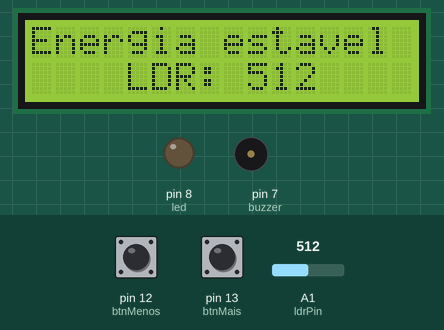
This sketch was run on a simulated Arduino Uno, built with avr-gcc and run on an emulated ATmega328P. On the bench: 16×2 character LCD, output pins drawn as LEDs (lit = HIGH), buzzer (waves = sounding). The test bench sets the inputs (shaded band); at power-on: A1 (ldrPin) = 512, pin 13 (btnMais) HIGH, pin 12 (btnMenos) HIGH. What the sketch prints to the serial monitor is not drawn.

Above: at 1.7 s.
1.8 s: A1 (ldrPin) set to 214
At 2.5 s:
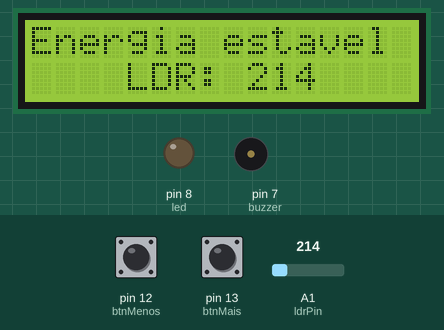
3.4 s: A1 (ldrPin) set to 182
At 4.4 s:
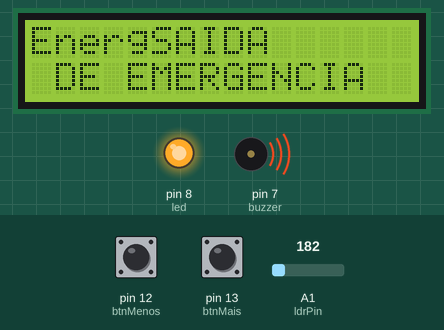
4.9 s: pin 13 (btnMais) pulled LOW for 0.15 s
At 5.6 s:
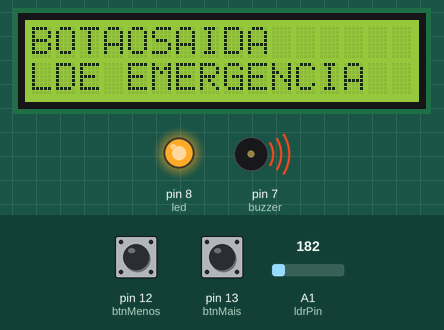
6.6 s: pin 12 (btnMenos) pulled LOW for 0.15 s
At 6.75 s:
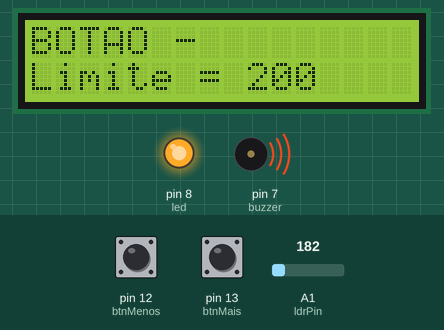
8.3 s: pin 12 (btnMenos) pulled LOW for 1 s
At 9.7 s:
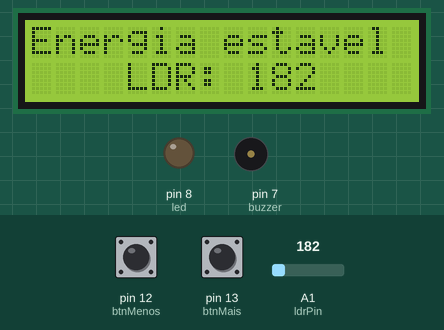
10.8 s: pin 13 (btnMais) pulled LOW for 1 s
At 10.96 s:
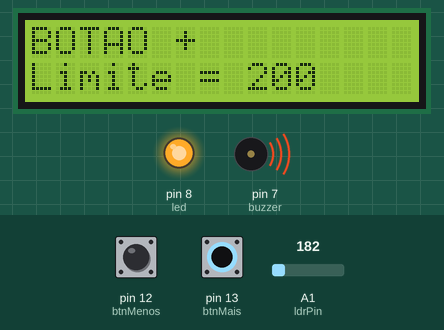
Timing chart, 0 to 14.3 s (numbered marks = the images above; inputs shaded):
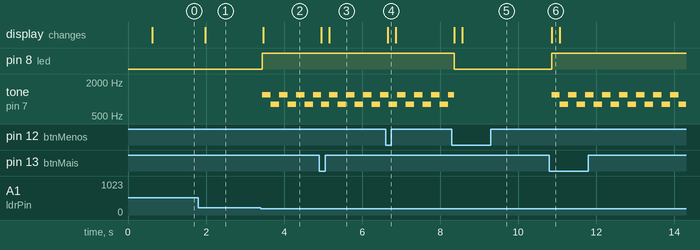

The sketch:

foto_voltimetro.ino
```cpp
#include <Wire.h>
#include <Adafruit_LiquidCrystal.h>

Adafruit_LiquidCrystal lcd(0);

const int buzzer = 7;
const int ldrPin = A1;
const int led = 8;
const int btnMais = 13;
const int btnMenos = 12;

int limiteLuz = 200;

bool btnMaisAnterior = HIGH;
bool btnMenosAnterior = HIGH;

unsigned long tempoMensagem = 0;
const unsigned long duracaoMensagem = 200;

char ultimoBotao = ' ';

bool mensagemBotaoAtiva = false;

unsigned long tempoBuzzer = 0;
bool estadoBuzzer = false;

const unsigned long intervaloBuzzer = 200;

int telaAtual = -1;
// -1 = nenhuma
//  0 = LDR
//  1 = SAIDA
//  2 = BOTAO +
//  3 = BOTAO -

int ultimoNivelExibido = -1;

unsigned long tempoAtualizacaoLdr = 0;
const unsigned long intervaloLdr = 100;

void setup() {
  Serial.begin(9600);

  lcd.begin(16, 2);
  lcd.setBacklight(1);

  pinMode(buzzer, OUTPUT);
  pinMode(led, OUTPUT);

  pinMode(btnMais, INPUT_PULLUP);
  pinMode(btnMenos, INPUT_PULLUP);

  lcd.setCursor(0, 0);
  lcd.print("Sistema iniciado");

  delay(500);

  lcd.clear();
}


// ALTERAR LIMITE
void alterarLimite(int &limiteLuz, char acao) {
  if (acao == '-' && limiteLuz >= 100) {
    limiteLuz -= 100;
  }
  else if (acao == '+' && limiteLuz <= 900) {
    limiteLuz += 100;
  }
}

void loop() {
  int nivelDeLuz = analogRead(ldrPin);

  bool btnMaisAtual = digitalRead(btnMais);
  bool btnMenosAtual = digitalRead(btnMenos);

  Serial.print("Nivel de Luz: ");
  Serial.println(nivelDeLuz);

  // BOTÃO (+)
  if (btnMaisAtual == LOW && btnMaisAnterior == HIGH) {
    alterarLimite(limiteLuz, '+');

    ultimoBotao = '+';
    tempoMensagem = millis();
    mensagemBotaoAtiva = true;
    telaAtual = 2;


    lcd.setCursor(0, 0);
    lcd.print("BOTAO +        ");

    lcd.setCursor(0, 1);
    lcd.print("Limite = ");
    lcd.print(limiteLuz);
    lcd.print("          ");
  }

  // BOTÃO (-)
  if (btnMenosAtual == LOW && btnMenosAnterior == HIGH) {
    alterarLimite(limiteLuz, '-');

    ultimoBotao = '-';
    tempoMensagem = millis();

    mensagemBotaoAtiva = true;
    telaAtual = 3;


    lcd.setCursor(0, 0);
    lcd.print("BOTAO -        ");

    lcd.setCursor(0, 1);
    lcd.print("Limite = ");
    lcd.print(limiteLuz);
    lcd.print("           ");
  }

  btnMaisAnterior = btnMaisAtual;
  btnMenosAnterior = btnMenosAtual;

  // BUZZER E LED
if (nivelDeLuz < limiteLuz) {

  digitalWrite(led, HIGH);

  if (millis() - tempoBuzzer >= intervaloBuzzer) {
    tempoBuzzer = millis();

    estadoBuzzer = !estadoBuzzer;

    if (estadoBuzzer) {
      tone(buzzer, 1200);
    } else {
      tone(buzzer, 800);
    }
  }

} else {

  noTone(buzzer);
  digitalWrite(led, LOW);

  estadoBuzzer = false;
}

  // FINALIZA A MENSAGEM DO BOTAO
  if (mensagemBotaoAtiva &&
      millis() - tempoMensagem >= duracaoMensagem) {

    mensagemBotaoAtiva = false;
    telaAtual = -1;
  }

// LCD
if (!mensagemBotaoAtiva) {

  // SAIDA
  if (nivelDeLuz < limiteLuz) {

    // Só escreve quando muda para a tela SAIDA
    if (telaAtual != 1) {

      lcd.setCursor(5, 0);
      lcd.print("SAIDA      ");
      lcd.setCursor(1, 1);
      lcd.print("DE EMERGENCIA");

      telaAtual = 1;
    }
  }

  // LDR
  else {

    // Atualiza a leitura em intervalos
    if (telaAtual != 0 ||
        millis() - tempoAtualizacaoLdr >= intervaloLdr) {

      tempoAtualizacaoLdr = millis();

      // Só escreve se o valor realmente mudou
      if (nivelDeLuz != ultimoNivelExibido || telaAtual != 0) {

        lcd.setCursor(0, 0);
        lcd.print("Energia estavel");
        lcd.print("      ");
        lcd.setCursor(0, 1);
        lcd.print("    LDR: ");
        lcd.print(nivelDeLuz);
        lcd.print("       ");


        ultimoNivelExibido = nivelDeLuz;
        telaAtual = 0;
      }
    }
  }
}
  }
```

Measured:
- the behaviour switches between 200 and 199 on A1 (ldrPin) (found by bisection; images 1 and 2)
- after the input at 1.8 s, the display: changes after 0.18 s (image 1)
- after the input at 3.4 s, pin 8 (led): LOW → HIGH at once; tone on pin 7 (buzzer): alternates 1200 Hz for 0.22 s and 800 Hz for 0.22 s, starting at once; the display: changes after 0.06 s (image 2)
- after the input at 4.9 s, the display: first changes after 0.06 s (image 3 shows a later state)
- after the input at 6.6 s, the display: changes after 0.06 s (image 4)
- after the input at 8.3 s, pin 8 (led): HIGH → LOW after 0.06 s; the display: first changes after 0.06 s (image 5 shows a later state)
- after the input at 10.8 s, pin 8 (led): LOW → HIGH after 0.07 s; tone on pin 7 (buzzer): alternates 1200 Hz for 0.22 s and 800 Hz for 0.22 s, starting after 0.07 s; the display: changes after 0.07 s (image 6)
